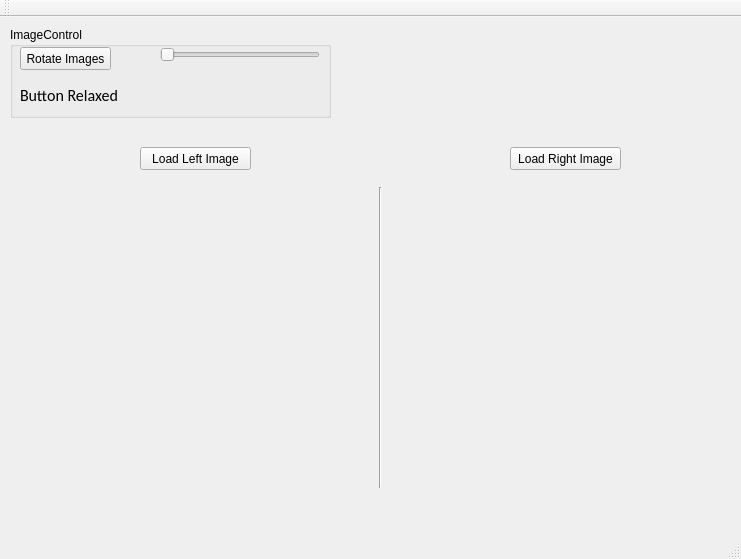
<?xml version="1.0" encoding="UTF-8"?>
<ui version="4.0">
 <class>HelloGUIWorldClass</class>
 <widget class="QMainWindow" name="HelloGUIWorldClass">
  <property name="geometry">
   <rect>
    <x>0</x>
    <y>0</y>
    <width>741</width>
    <height>559</height>
   </rect>
  </property>
  <property name="windowTitle">
   <string>HelloGUIWorld</string>
  </property>
  <widget class="QWidget" name="centralWidget">
   <widget class="QPushButton" name="pushButton">
    <property name="geometry">
     <rect>
      <x>20</x>
      <y>30</y>
      <width>91</width>
      <height>23</height>
     </rect>
    </property>
    <property name="text">
     <string>Rotate Images</string>
    </property>
   </widget>
   <widget class="QLabel" name="label">
    <property name="geometry">
     <rect>
      <x>20</x>
      <y>70</y>
      <width>111</width>
      <height>16</height>
     </rect>
    </property>
    <property name="font">
     <font>
      <family>Calibri</family>
      <pointsize>12</pointsize>
     </font>
    </property>
    <property name="text">
     <string>Button Relaxed</string>
    </property>
   </widget>
   <widget class="QSlider" name="horizontalSlider">
    <property name="geometry">
     <rect>
      <x>160</x>
      <y>30</y>
      <width>160</width>
      <height>16</height>
     </rect>
    </property>
    <property name="orientation">
     <enum>Qt::Horizontal</enum>
    </property>
   </widget>
   <widget class="QLabel" name="leftImage">
    <property name="geometry">
     <rect>
      <x>50</x>
      <y>170</y>
      <width>300</width>
      <height>300</height>
     </rect>
    </property>
    <property name="text">
     <string/>
    </property>
    <property name="pixmap">
     <pixmap>../../../../../Desktop/leftImage.PNG</pixmap>
    </property>
    <property name="scaledContents">
     <bool>true</bool>
    </property>
   </widget>
   <widget class="QLabel" name="rightImage">
    <property name="geometry">
     <rect>
      <x>410</x>
      <y>170</y>
      <width>300</width>
      <height>300</height>
     </rect>
    </property>
    <property name="text">
     <string/>
    </property>
    <property name="pixmap">
     <pixmap>../../../../../Desktop/rightImage.PNG</pixmap>
    </property>
    <property name="scaledContents">
     <bool>true</bool>
    </property>
   </widget>
   <widget class="QPushButton" name="leftImageLoadButton">
    <property name="geometry">
     <rect>
      <x>140</x>
      <y>130</y>
      <width>111</width>
      <height>23</height>
     </rect>
    </property>
    <property name="text">
     <string>Load Left Image</string>
    </property>
   </widget>
   <widget class="QPushButton" name="rightImageLoadButton">
    <property name="geometry">
     <rect>
      <x>510</x>
      <y>130</y>
      <width>111</width>
      <height>23</height>
     </rect>
    </property>
    <property name="text">
     <string>Load Right Image</string>
    </property>
   </widget>
   <widget class="QGroupBox" name="groupBox">
    <property name="geometry">
     <rect>
      <x>10</x>
      <y>10</y>
      <width>321</width>
      <height>91</height>
     </rect>
    </property>
    <property name="title">
     <string>ImageControl</string>
    </property>
   </widget>
   <widget class="Line" name="line">
    <property name="geometry">
     <rect>
      <x>370</x>
      <y>170</y>
      <width>20</width>
      <height>301</height>
     </rect>
    </property>
    <property name="orientation">
     <enum>Qt::Vertical</enum>
    </property>
   </widget>
  </widget>
  <widget class="QMenuBar" name="menuBar">
   <property name="geometry">
    <rect>
     <x>0</x>
     <y>0</y>
     <width>741</width>
     <height>18</height>
    </rect>
   </property>
  </widget>
  <widget class="QToolBar" name="mainToolBar">
   <attribute name="toolBarArea">
    <enum>TopToolBarArea</enum>
   </attribute>
   <attribute name="toolBarBreak">
    <bool>false</bool>
   </attribute>
  </widget>
  <widget class="QStatusBar" name="statusBar"/>
 </widget>
 <layoutdefault spacing="6" margin="11"/>
 <resources>
  <include location="helloguiworld.qrc"/>
 </resources>
 <connections/>
</ui>
